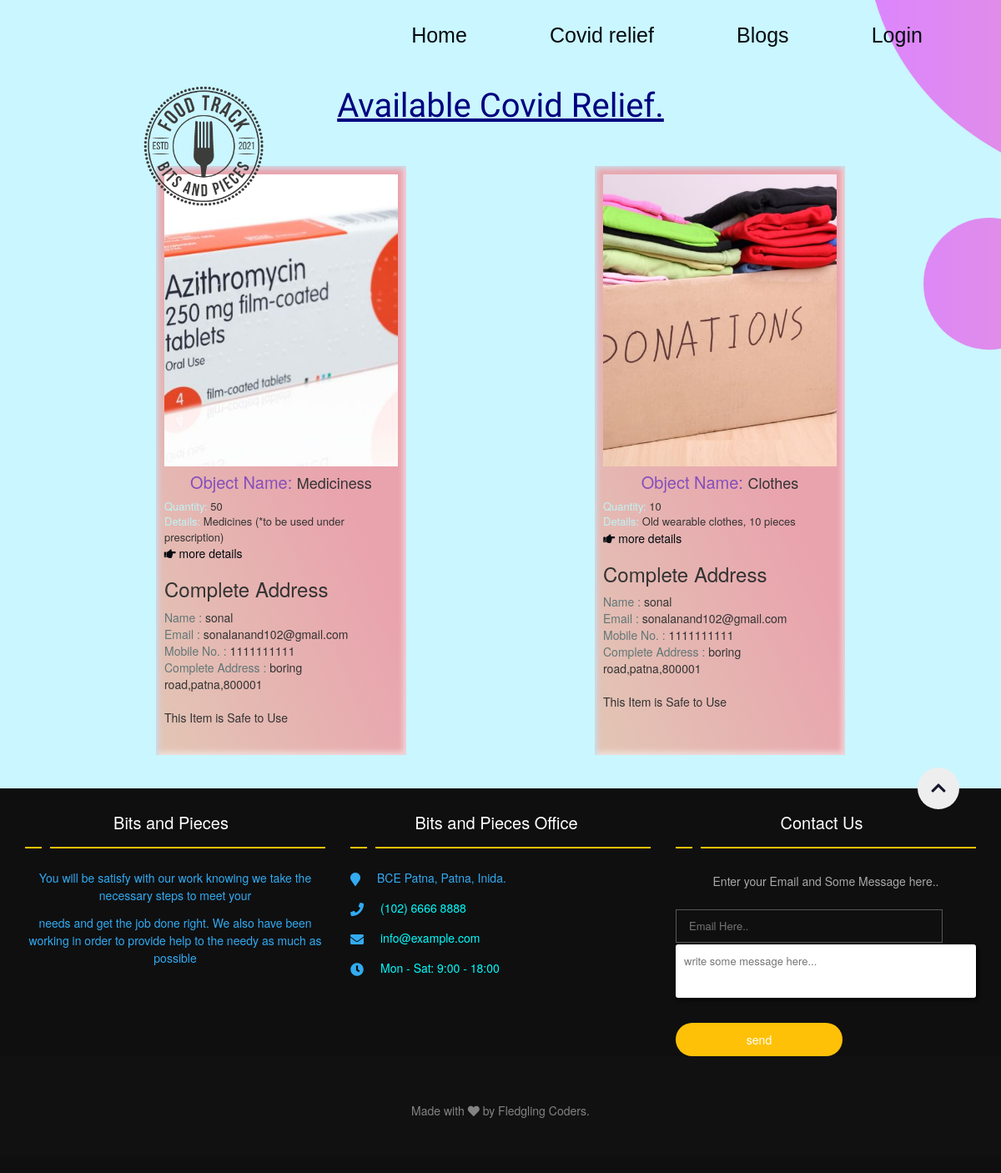
/covid.php, run on the app's committed database.
### tables this page shows
CREATE TABLE `posts` (
  `id` int(11) NOT NULL,
  `user_id` int(11) NOT NULL,
  `dType_id` int(11) NOT NULL,
  `objectName` varchar(255) NOT NULL,
  `objectImg` blob NOT NULL,
  `quantity` int(11) NOT NULL,
  `shrt_desc` mediumtext NOT NULL,
  `comp_desc` longtext NOT NULL,
  `status` int(11) NOT NULL DEFAULT 1,
  `createdAt` timestamp NOT NULL DEFAULT current_timestamp(),
  `duration` varchar(10) NOT NULL
);

CREATE TABLE `registeredusers` (
  `id` int(11) NOT NULL,
  `name` varchar(255) NOT NULL,
  `emailId` varchar(255) NOT NULL,
  `phone` bigint(20) NOT NULL,
  `pswd` varchar(255) NOT NULL,
  `status` int(11) NOT NULL DEFAULT 1,
  `createdAt` timestamp NOT NULL DEFAULT current_timestamp()
);

CREATE TABLE `userdetails` (
  `id` int(11) NOT NULL,
  `userId` int(11) NOT NULL,
  `profilePic` blob NOT NULL,
  `alt_phn_no` bigint(20) NOT NULL,
  `pincode` bigint(20) NOT NULL,
  `city` varchar(255) NOT NULL,
  `state` varchar(255) NOT NULL,
  `address` varchar(255) NOT NULL,
  `area` varchar(255) NOT NULL,
  `landMark` varchar(255) NOT NULL,
  `createdAt` timestamp NOT NULL DEFAULT current_timestamp() ON UPDATE current_timestamp(),
  `status` int(11) NOT NULL DEFAULT 1
);

### covid.php (the view, shortened to what this page needs)
<?php
include('assets/SecondHeader.php');
?>
<div class="post">
    <h2><u>Available Covid Relief.</u></h2>
    <div class="cards">
        <?php
        $selData = "SELECT * FROM `posts`";
        $dataQ = mysqli_query($conn, $selData);
        while ($row = mysqli_fetch_array($dataQ)) {
            $objectName = $row['objectName'];
            $objectImgPath = "images/posts/" . $row['objectImg'];
            $shrt_desc = $row['shrt_desc'];
            $quantity= $row['quantity'];
            $user_id = $row['user_id'];
            $dType_id = $row['dType_id'];
            $userSql = "SELECT * FROM `registeredusers` WHERE id='$user_id'";
            $userQ = mysqli_query($conn, $userSql);
            $detail = mysqli_fetch_assoc($userQ);
            $userAddSql = "SELECT * FROM `userdetails` WHERE userId='$user_id'";
            $userAddQ = mysqli_query($conn, $userAddSql);
            $addDetail = mysqli_fetch_assoc($userAddQ);
            $dTypeSql = "SELECT * FROM `donationtype` WHERE id='$dType_id'";
            $dTypeQ = mysqli_query($conn, $dTypeSql);
            $dTypeDetail = mysqli_fetch_assoc($dTypeQ);
            if ($dTypeDetail['dType'] !== "Food") {
        ?>
        <div class="card" data-aos="zoom-in-down" data-aos-delay="100" data-aos-duration="1500" data-aos-offset="400">
            <div class="card-item">
                <div class="card-image"><img src="<?php echo $objectImgPath; ?>" style="height:350px" alt=""></div>
                <div class="card-content">
                    <div class="card-title"><span>Object Name: </span><?php echo $objectName; ?></div>
                    <div class="card-text"><span>Quantity: </span>
                            <?php echo $quantity; ?>
                        </div>
                    <div class="card-text"><span>details: </span>
                        <?php echo $shrt_desc; ?>
                    </div>
                    <a href="food_details.php?id=<?php echo $row['id']; ?>"><i class="fa fa-hand-point-right"></i>
                        more details</a><br>
                    <h3>Complete Address</h3>
                    <div class="card-name"><span>Name : </span><?php echo $detail['name']; ?></div>
                    <div class="card-email"><span>Email : </span><?php echo $detail['emailId']; ?></div>
                    <div class="card-number"><span>Mobile No. : </span><?php echo $detail['phone']; ?></div>
                    <div class="card-address"><span>Complete Address :
                        </span><?php echo $addDetail['address'] . "," . $addDetail['pincode']; ?></div>
                    <br>
                </div>
            </div>
                <div>
                    This Item is Safe to Use
                </div>
        </div>
        <?php }
        } ?>
    </div>
</div>
<?php
include('assets/footer.php');
?>

### css/all.css (style rules this page uses)
* { margin: 0; padding: 0; box-sizing: border-box; }
html { font-size: 10px; font-family: Roboto, sans-serif; color: #ebf4fa; }
body { background: url("../images/landingpage.png") no-repeat center fixed; background-size: cover; }
a { text-decoration: none; color: rgb(2, 11, 17); cursor: pointer; }
img { object-fit: cover; width: 100%; }
.post h2 { font-size: 40px; font-family: "Dancing Script", cursive; text-align: center; margin-top: 30px; color: #000080; }
.post .cards { display: flex; justify-content: space-evenly; flex-wrap: wrap; }
.post .cards .card { width: 80%; margin: 40px; padding: 10px; padding-bottom: 25px; background: linear-gradient(to bottom left, #e9a3ad 40%, #e2c6b5 100%); cursor: pointer; box-shadow: rgb(204, 219, 232) 3px 3px 6px 0px inset, rgba(255, 255, 255, 0.5) -3px -3px 6px 1px inset; transition: all 300ms; }
.card-image img { width: 100%; }
.card-title span { font-size: 20px; color: rgb(133, 78, 187); }
.card-title { text-transform: capitalize; font-size: 18px; text-align: center; padding: 5px; }
.card-text span { text-transform: capitalize; color: #bcf5f7; }
.card-text { font-weight: normal; font-size: 13px; }
.card-name span { color: #607777; }
.card-email span { color: #607777; }
.card-number span { color: #607777; }
.card-address span { color: #607777; }
@media (min-width: 1000px) { .post .cards .card { width: 25%; } }

### data on the page
posts: objectImg (picture), objectName "Mediciness", quantity "50", shrt_desc "Medicines (*to be used under prescription)", user.name "sonal", user.emailId "sonalanand102@gmail.com", user.phone "1111111111", userdetails.address "boring road,patna", userdetails.pincode "800001"
posts: objectImg (picture), objectName "Clothes", quantity "10", shrt_desc "Old wearable clothes, 10 pieces", user.name "sonal", user.emailId "sonalanand102@gmail.com", user.phone "1111111111", userdetails.address "boring road,patna", userdetails.pincode "800001"
